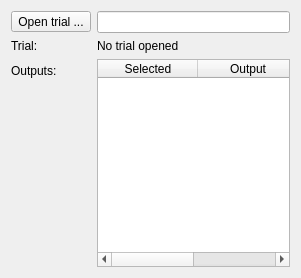
<?xml version="1.0" encoding="UTF-8"?>
<ui version="4.0">
 <class>LocalDataSourceWidget</class>
 <widget class="QWidget" name="LocalDataSourceWidget">
  <property name="geometry">
   <rect>
    <x>0</x>
    <y>0</y>
    <width>301</width>
    <height>278</height>
   </rect>
  </property>
  <property name="windowTitle">
   <string>Local Data Source</string>
  </property>
  <layout class="QFormLayout" name="formLayout">
   <item row="0" column="0">
    <widget class="QToolButton" name="openButton">
     <property name="text">
      <string>Open trial ...</string>
     </property>
    </widget>
   </item>
   <item row="0" column="1">
    <widget class="QLineEdit" name="lineEdit"/>
   </item>
   <item row="1" column="0">
    <widget class="QLabel" name="trialLabel">
     <property name="text">
      <string>Trial:</string>
     </property>
    </widget>
   </item>
   <item row="1" column="1">
    <widget class="QLabel" name="trialNameLabel">
     <property name="text">
      <string>No trial opened</string>
     </property>
    </widget>
   </item>
   <item row="2" column="0">
    <widget class="QLabel" name="outputsLabel">
     <property name="text">
      <string>Outputs:</string>
     </property>
    </widget>
   </item>
   <item row="2" column="1">
    <widget class="QTableWidget" name="tableWidget">
     <property name="cornerButtonEnabled">
      <bool>true</bool>
     </property>
     <attribute name="horizontalHeaderShowSortIndicator" stdset="0">
      <bool>false</bool>
     </attribute>
     <column>
      <property name="text">
       <string>Selected</string>
      </property>
     </column>
     <column>
      <property name="text">
       <string>Output</string>
      </property>
     </column>
    </widget>
   </item>
  </layout>
 </widget>
 <resources/>
 <connections>
  <connection>
   <sender>openButton</sender>
   <signal>clicked()</signal>
   <receiver>LocalDataSourceWidget</receiver>
   <slot>onOpen()</slot>
   <hints>
    <hint type="sourcelabel">
     <x>46</x>
     <y>18</y>
    </hint>
    <hint type="destinationlabel">
     <x>150</x>
     <y>138</y>
    </hint>
   </hints>
  </connection>
  <connection>
   <sender>lineEdit</sender>
   <signal>textChanged(QString)</signal>
   <receiver>LocalDataSourceWidget</receiver>
   <slot>onEdit(QString)</slot>
   <hints>
    <hint type="sourcelabel">
     <x>190</x>
     <y>18</y>
    </hint>
    <hint type="destinationlabel">
     <x>150</x>
     <y>138</y>
    </hint>
   </hints>
  </connection>
 </connections>
 <slots>
  <slot>onOpen()</slot>
  <slot>onEdit(QString)</slot>
  <slot>onSelectionChange(bool)</slot>
 </slots>
</ui>
